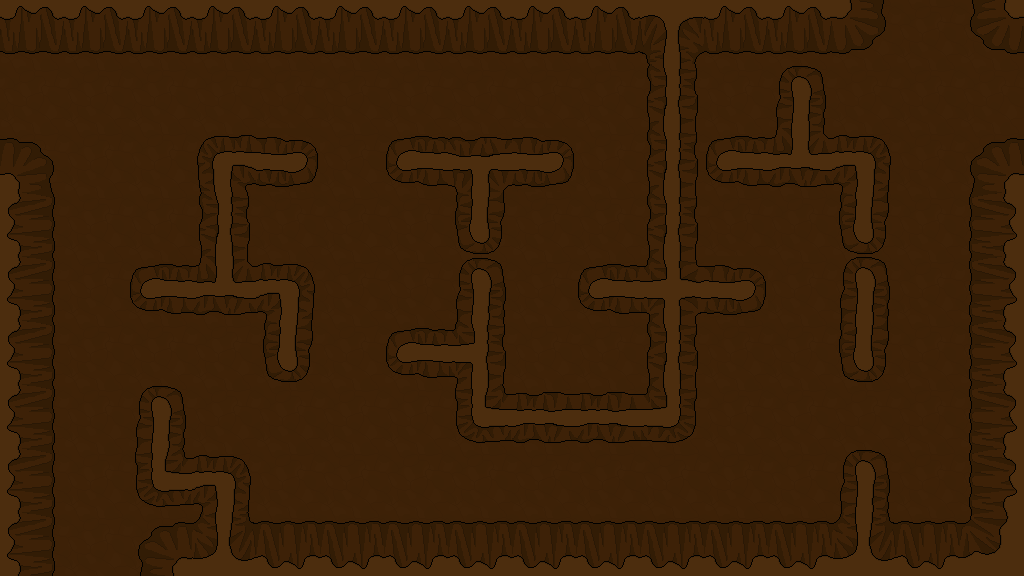

Rendered tile map (Tiled .tmx) drawn with the repository's tilesets; below, a short description and the full map source, tile grids included:
An orthogonal 16x9 tile map with 64x64 px tiles, 1 tile layer (Tile Layer 1).

<map version="1.0" orientation="orthogonal" width="16" height="9" tilewidth="64" tileheight="64">
 <tileset firstgid="1" name="backgroundTiles" tilewidth="64" tileheight="64">
  <image source="../backgroundTiles.png" width="11840" height="64" />
 </tileset>
 <layer name="Tile Layer 1" width="16" height="9">
  <data encoding="csv">
152,152,152,152,152,152,152,152,152,152,166,152,152,154,6,157,
6,6,6,6,6,6,6,6,6,6,168,184,175,6,6,6,
155,6,6,181,185,6,170,174,185,6,168,170,171,179,6,156,
158,6,6,168,6,6,6,176,6,6,168,6,6,176,6,161,
158,6,170,171,179,6,6,175,6,170,172,185,6,167,6,161,
158,6,53,53,176,6,170,178,6,6,168,6,6,176,6,161,
158,6,175,53,53,6,6,182,173,173,180,6,6,6,6,161,
158,6,182,179,53,6,6,6,6,6,6,6,6,175,6,161,
158,6,156,177,160,160,160,160,160,160,160,160,160,177,160,162
</data>
 </layer>
</map>
